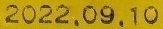
#> input picture test_data/expDate/Date-Real/img_00003.jpg, 163 x 29 px, found by its file name
$ jupyter execute OCR.ipynb   (shell and % lines are left out)
#> lines starting #> are read from the running program, lines starting #| are printed output that depends on the picture; after the words box and inside, x2 and y2 are one past the last pixel; in counts of white or black regions, pixels touching at a corner belong together
[cell 1]
from google.colab import drive
drive.mount('/content/drive')

[cell 2]
%cd /content/drive/MyDrive/foodguard/ExpireRecognitionModule/Code Files/

[cell 3]
import cv2
import pytesseract
import numpy as np
import matplotlib.pyplot as plt
from sklearn.cluster import KMeans
from google.colab.patches import cv2_imshow
from datetime import datetime, date

[cell 4]
IMAGE_PATH = '/content/drive/MyDrive/foodguard/data/expdate/Date-Real/img_00003.jpg'


TESS_CONFIG = r'--oem 3 --psm 7'

[cell 5]
# [48 lines left out: function check_expiration, not called in this run]
# --- END OF NEW FUNCTION ---

[cell 6]
def run_optimized_raw_ocr(image_path):
    print("--- 1. Testing Optimized Raw OCR ---")
    img = cv2.imread(image_path)
#> img is the input picture: shape (29, 163, 3); mean B, G, R 25.4, 147, 178.1
    if img is None:
        print("ERROR: Image not found.")
        return

    new_width = img.shape[1] * 10
#> new_width = 1630
    new_height = img.shape[0] * 10
#> new_height = 290
    scaled_img = cv2.resize(img, (new_width, new_height), interpolation=cv2.INTER_CUBIC)
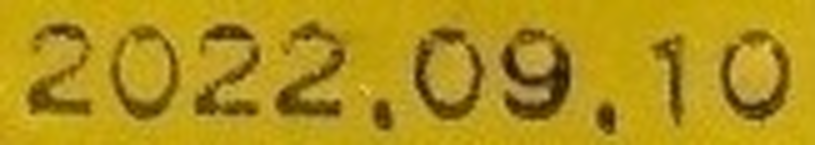
#> scaled_img: shape (290, 1630, 3) (shown at 1/2 size); mean B, G, R 25.7, 147, 178.1
#> (the call stopped at in run_optimized_raw_ocr, `text = pytesseract.image_to_string(scaled_img, config=TESS_CONFIG)`: pytesseract is not available in this run)

    print("Input Image (Scaled 10x):")
    cv2_imshow(scaled_img)

    text = pytesseract.image_to_string(scaled_img, config=TESS_CONFIG)
    print(f"RESULT: '{text.strip()}'\n")

[cell 7]
def run_optimized_kmeans_ocr(image_path):
    print("--- 2. Testing Optimized K-Means Clustering OCR ---")
    img = cv2.imread(image_path)
    if img is None:
        print("ERROR: Image not found.")
        return

    image_2D = img.reshape(img.shape[0]*img.shape[1], img.shape[2])
    kmeans = KMeans(n_clusters=2, random_state=0, n_init=10).fit(image_2D)

    cluster_centers = kmeans.cluster_centers_
#> cluster_centers = [[29.33, 160.1, 191.4], [6.26, 82.3, 112.1]]
    brightness = np.sum(cluster_centers, axis=1)
#> brightness = [380.9, 200.7]

    text_cluster_index = np.argmin(brightness)
#> text_cluster_index = 1

    labels = kmeans.labels_.reshape(img.shape[:2])
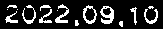
#> labels: shape (29, 163) int32; values 0 (black) and 1 (white), 16.8% white in thin lines or dots, all inside (x1, y1, x2, y2) = (5, 4, 158, 27)

    binary_mask = np.full(labels.shape, 255, dtype=np.uint8)

    binary_mask[labels == text_cluster_index] = 0

    print("Processed K-Means Image (Binary Mask):")
    cv2_imshow(binary_mask)
#> (the call stopped at in run_optimized_kmeans_ocr, `text = pytesseract.image_to_string(binary_mask, config=TESS_CONFIG)`: pytesseract is not available in this run)

    text = pytesseract.image_to_string(binary_mask, config=TESS_CONFIG)
    print(f"RESULT: '{text.strip()}'\n")
    # --- ADDED: Check Expiration ---
    date_text = text.strip()
    status, parsed_date, days = check_expiration(date_text)

    print("\n--- EXPIRATION CHECK ---")
    if status == "FRESH":
        print(f"Status: FRESH! Expires in {days} days on {parsed_date}.")
    elif status == "EXPIRED":
        print(f"Status: EXPIRED! Expired {days} days ago on {parsed_date}.")
    else:
        print(f"Status: {status}. Could not parse a valid date from '{date_text}'")
    print("------------------------\n")

    print(f"RESULT: '{date_text}'\n")

[cell 8]
def run_optimized_classic_ocr(image_path):
    print("--- 3. Testing Optimized Classic Filter Pipeline OCR ---")

    img_gray = cv2.imread(image_path, cv2.IMREAD_GRAYSCALE)
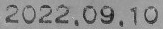
#> img_gray: shape (29, 163); min 28, max 196, mean 142.3
    if img_gray is None:
        print("ERROR: Image not found.")
        return

    new_width = img_gray.shape[1] * 10
#> new_width = 1630
    new_height = img_gray.shape[0] * 10
#> new_height = 290
    scaled_img = cv2.resize(img_gray, (new_width, new_height), interpolation=cv2.INTER_CUBIC)
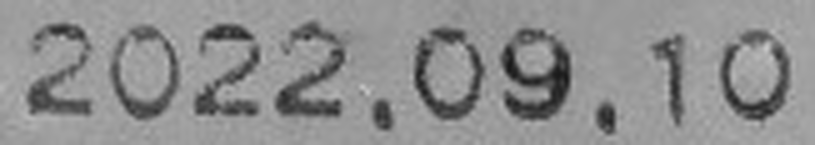
#> scaled_img: shape (290, 1630) (shown at 1/2 size); min 23, max 200, mean 142.3

    blurred = cv2.GaussianBlur(scaled_img, (5,5), 10.0)
    sharpened_img = cv2.addWeighted(scaled_img, 2.0, blurred, -1.0, 0)

    (thresh, processed_img) = cv2.threshold(
        sharpened_img,
        128,  # This value is ignored because of THRESH_OTSU
        255,
        cv2.THRESH_BINARY | cv2.THRESH_OTSU
    )
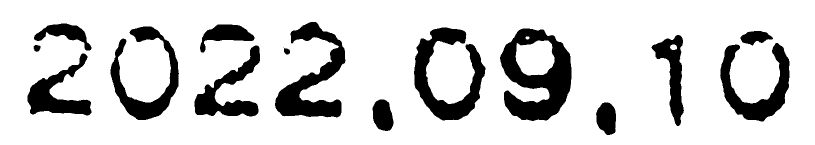
#> processed_img: shape (290, 1630) (shown at 1/2 size); 83.1% white; 16 black regions (1 under 20 px), largest, box (x1, y1, x2, y2) and area: (1000, 57, 1143, 242) 14142, (550, 44, 691, 235) 10635, (828, 55, 971, 241) 10576
#> thresh = 118
#> (the call stopped at in run_optimized_classic_ocr, `text = pytesseract.image_to_string(processed_img, config=TESS_CONFIG)`: pytesseract is not available in this run)

    print("Processed Classic Pipeline Image (Otsu's Threshold):")
    cv2_imshow(processed_img)

    text = pytesseract.image_to_string(processed_img, config=TESS_CONFIG)
    print(f"RESULT: '{text.strip()}'\n")

[cell 9]
import easyocr
import cv2
from google.colab.patches import cv2_imshow
def run_morphological_ocr(image_path):
    print("--- 4. Testing Morphological + Whitelist ---")

    img_gray = cv2.imread(image_path, cv2.IMREAD_GRAYSCALE)
    if img_gray is None: return

    scaled_img = cv2.resize(img_gray, (0, 0), fx=10, fy=10, interpolation=cv2.INTER_NEAREST)

    binary_img = cv2.threshold(scaled_img, 0, 255, cv2.THRESH_BINARY_INV + cv2.THRESH_OTSU)[1]
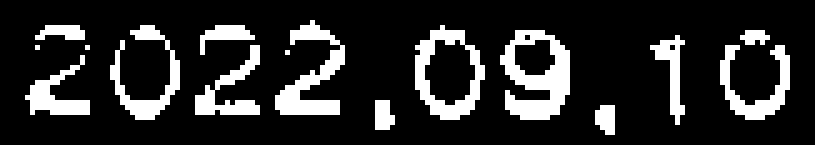
#> binary_img: shape (290, 1630) (shown at 1/2 size); 16.8% white; 16 white regions, largest, box (x1, y1, x2, y2) and area: (1000, 60, 1140, 240) 14000, (550, 40, 690, 230) 10700, (830, 50, 970, 240) 10300
#> (the call stopped at in run_morphological_ocr, `text = pytesseract.image_to_string(processed_img, config=custom_config)`: pytesseract is not available in this run)

    kernel = cv2.getStructuringElement(cv2.MORPH_RECT, (5, 5))

    processed_img = cv2.morphologyEx(binary_img, cv2.MORPH_CLOSE, kernel, iterations=1)

    print("Processed Image (This is the perfect image):")
    cv2_imshow(processed_img)

    custom_config = r'--oem 3 --psm 7 -c tessedit_char_whitelist=0123456789-'

    text = pytesseract.image_to_string(processed_img, config=custom_config)
    print(f"RESULT: '{text.strip()}'\n")

[cell 10]
def run_adaptive_threshold_ocr(image_path):
    print("--- 5. Testing Bilateral Filter (Edge-Preserving) ---")

    img = cv2.imread(image_path)
    if img is None: return

    scaled_img = cv2.resize(img, (0, 0), fx=10, fy=10, interpolation=cv2.INTER_NEAREST)
#> scaled_img: shape (290, 1630, 3)

    denoised_img = cv2.bilateralFilter(scaled_img, 9, 75, 75)

    gray_img = cv2.cvtColor(denoised_img, cv2.COLOR_BGR2GRAY)

    processed_img = cv2.threshold(gray_img, 0, 255, cv2.THRESH_BINARY_INV + cv2.THRESH_OTSU)[1]
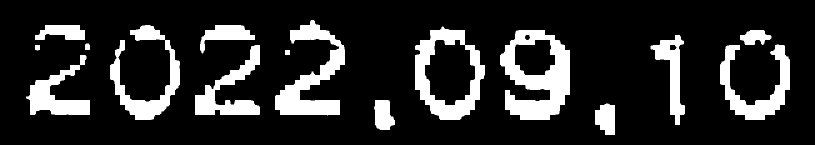
#> processed_img: shape (290, 1630) (shown at 1/2 size); 16.7% white; 16 white regions, largest, box (x1, y1, x2, y2) and area: (1000, 60, 1140, 240) 13958, (550, 40, 690, 231) 10552, (830, 53, 970, 240) 10309

    print("Processed Image (Bilateral Filter + Otsu):")
    cv2_imshow(processed_img)

    text = pytesseract.image_to_string(processed_img, config=TESS_CONFIG)
    print(f"RESULT: '{text.strip()}'\n")

[cell 11]
run_optimized_raw_ocr(IMAGE_PATH)
run_optimized_kmeans_ocr(IMAGE_PATH)
run_optimized_classic_ocr(IMAGE_PATH)
run_morphological_ocr(IMAGE_PATH)
run_adaptive_threshold_ocr(IMAGE_PATH)
#> (the call stopped at in run_adaptive_threshold_ocr, `text = pytesseract.image_to_string(processed_img, config=TESS_CONFIG)`: pytesseract is not available in this run)

$ run again, with test_data/expDate/Date-Real/img_00010.jpg copied over test_data/expDate/Date-Real/img_00003.jpg
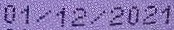
#> input picture test_data/expDate/Date-Real/img_00010.jpg, 174 x 30 px, found by its file name
#> in run_optimized_raw_ocr, img is the input picture: shape (30, 174, 3); mean B, G, R 181.5, 120.1, 139.9
#> cluster_centers = [[117, 57.19, 76.79], [193.7, 132, 151.8]]
#> brightness = [250.9, 477.6]
#> text_cluster_index = 0
#> labels: shape (30, 174) int32; values 0 (black) and 1 (white), 84.1% white; black in thin lines or dots
#> in run_optimized_classic_ocr, `(thresh, processed_img) = cv2.threshold( sharpened_img, 128,`:
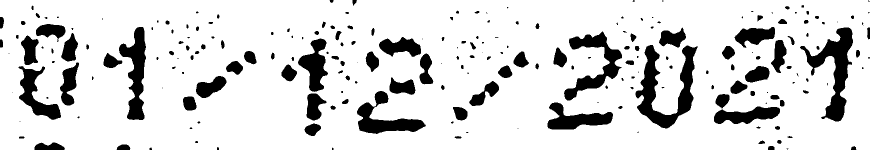
#> processed_img: shape (300, 1740) (shown at 1/2 size); 85.1% white; 223 black regions (78 under 20 px), largest, box (x1, y1, x2, y2) and area: (1271, 90, 1395, 257) 7867, (1600, 55, 1706, 243) 6814, (1128, 63, 1244, 201) 5136
#> thresh = 106
#> binary_img: shape (300, 1740); 16% white; 117 white regions, largest, box (x1, y1, x2, y2) and area: (1260, 90, 1390, 260) 8300, (1600, 50, 1710, 240) 7400, (710, 160, 850, 270) 5800
#> in run_adaptive_threshold_ocr, `processed_img = cv2.threshold(gray_img, 0, 255, cv2.THRESH_BINARY_INV ..`:
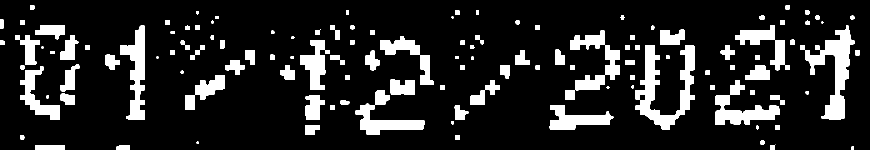
#> processed_img: shape (300, 1740) (shown at 1/2 size); 14.9% white; 122 white regions (4 under 20 px), largest, box (x1, y1, x2, y2) and area: (1270, 90, 1390, 260) 7891, (1600, 50, 1710, 240) 7042, (1130, 61, 1240, 200) 4905

$ run again, with test_data/expDate/Date-Real/img_00074.jpg copied over test_data/expDate/Date-Real/img_00003.jpg
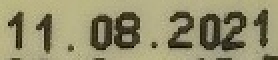
#> input picture test_data/expDate/Date-Real/img_00074.jpg, 139 x 30 px, found by its file name (shown 2 times larger)
#> in run_optimized_raw_ocr, img is the input picture: shape (30, 139, 3); mean B, G, R 109, 142.9, 147.9
#> cluster_centers = [[31.92, 57.25, 62.53], [132.5, 169, 174]]
#> brightness = [151.7, 475.6]
#> text_cluster_index = 0
#> labels: shape (30, 139) int32; values 0 (black) and 1 (white), 76.6% white; 14 black regions (7 under 20 px), largest, box (x1, y1, x2, y2) and area: (100, 6, 123, 26) 270, (57, 6, 70, 25) 165, (45, 7, 56, 25) 136
#> in run_optimized_classic_ocr, `(thresh, processed_img) = cv2.threshold( sharpened_img, 128,`:
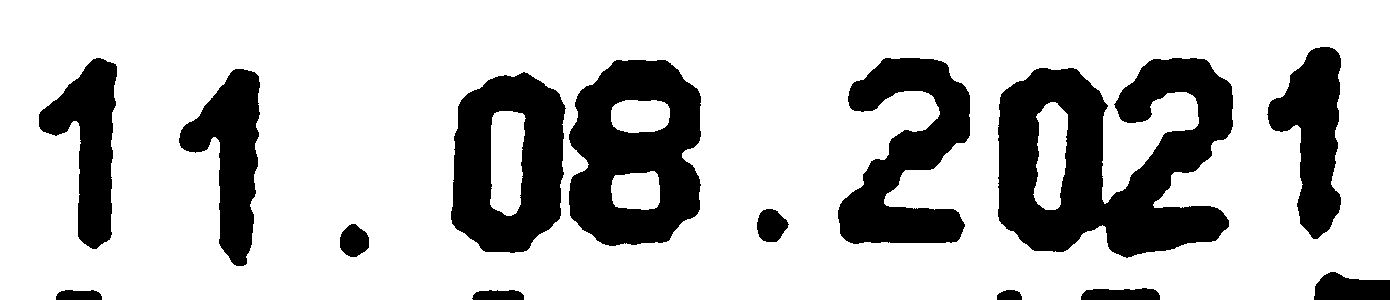
#> processed_img: shape (300, 1390); 75.8% white; 14 black regions, largest, box (x1, y1, x2, y2) and area: (998, 58, 1233, 258) 28362, (569, 60, 701, 246) 17067, (451, 72, 566, 253) 13853
#> thresh = 112
#> binary_img: shape (300, 1390); 23.5% white; 14 white regions, largest, box (x1, y1, x2, y2) and area: (1000, 60, 1230, 260) 27200, (570, 60, 700, 250) 16500, (450, 70, 560, 250) 13600
#> in run_adaptive_threshold_ocr, `processed_img = cv2.threshold(gray_img, 0, 255, cv2.THRESH_BINARY_INV ..`:
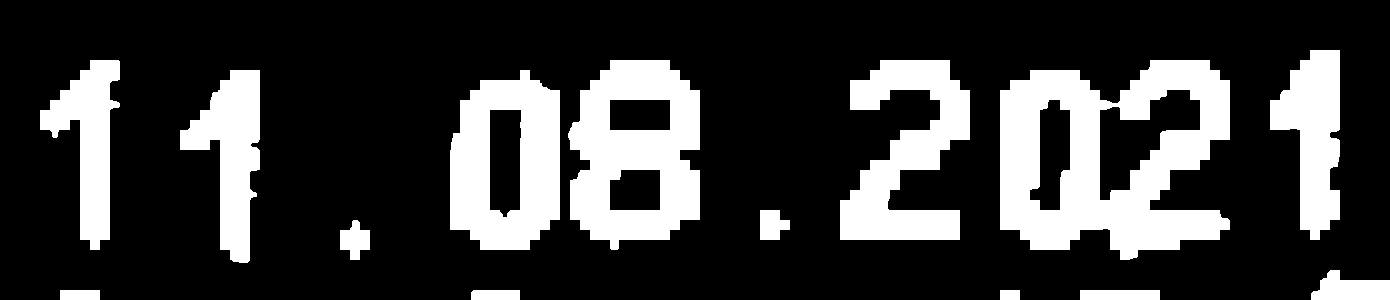
#> processed_img: shape (300, 1390); 23.4% white; 14 white regions, largest, box (x1, y1, x2, y2) and area: (1000, 60, 1230, 260) 27022, (568, 60, 700, 250) 16500, (450, 70, 560, 250) 13608

$ run again, with test_data/expDate/Date-Real/img_00122.jpg copied over test_data/expDate/Date-Real/img_00003.jpg
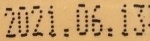
#> input picture test_data/expDate/Date-Real/img_00122.jpg, 150 x 41 px, found by its file name
#> in run_optimized_raw_ocr, img is the input picture: shape (41, 150, 3); mean B, G, R 108.2, 159.7, 200.3
#> cluster_centers = [[120.6, 174.3, 215.4], [28.42, 66.37, 102.8]]
#> brightness = [510.4, 197.6]
#> text_cluster_index = 1
#> labels: shape (41, 150) int32; values 0 (black) and 1 (white), 13.5% white in thin lines or dots, all inside (x1, y1, x2, y2) = (5, 4, 150, 38)
#> thresh = 126
#> binary_img: shape (410, 1500); 13.5% white; 67 white regions, largest, box (x1, y1, x2, y2) and area: (320, 290, 430, 360) 4100, (60, 340, 160, 380) 3400, (490, 290, 560, 370) 3200
#> in run_adaptive_threshold_ocr, `processed_img = cv2.threshold(gray_img, 0, 255, cv2.THRESH_BINARY_INV ..`:
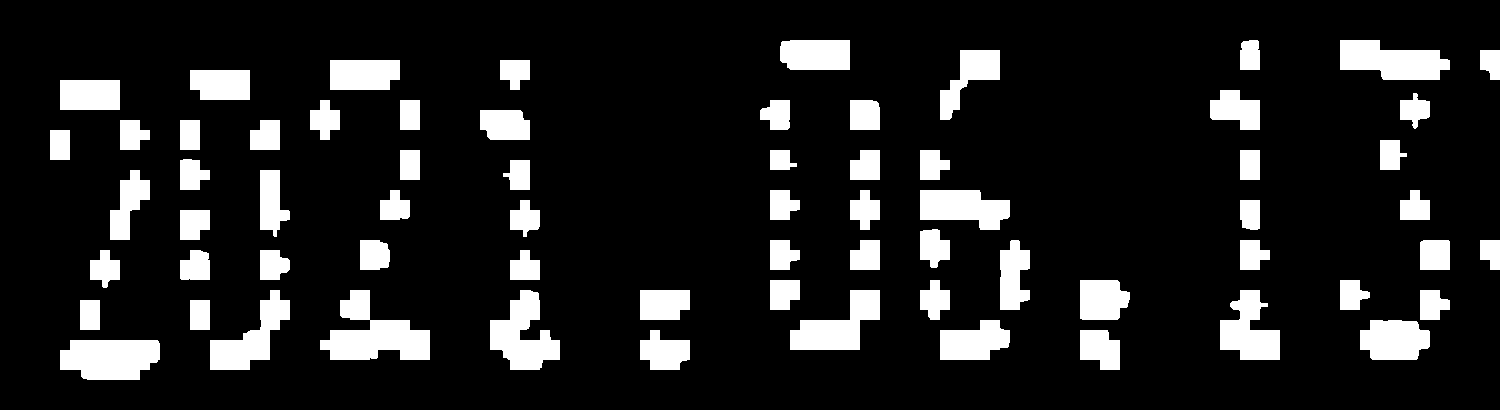
#> processed_img: shape (410, 1500); 13.3% white; 68 white regions, largest, box (x1, y1, x2, y2) and area: (320, 290, 430, 360) 4047, (60, 340, 160, 380) 3400, (490, 290, 560, 370) 3154
